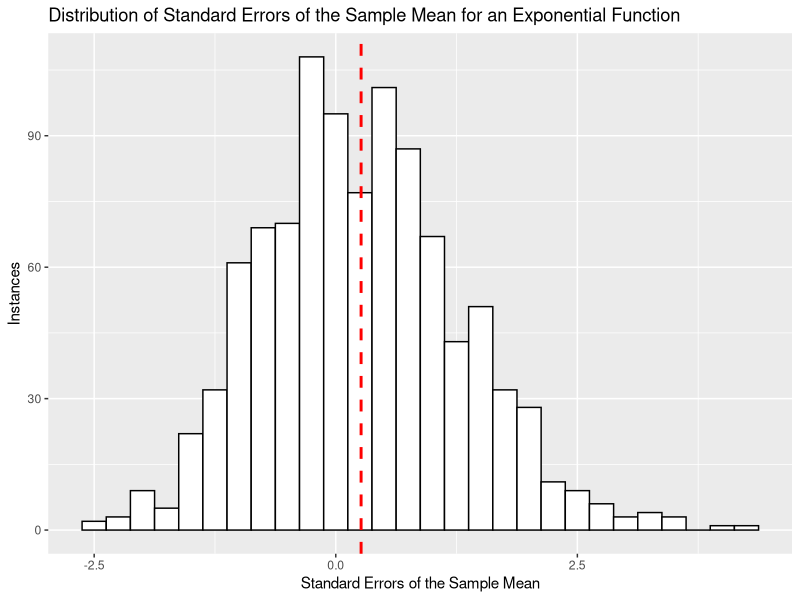

The R script that drew this image:
## This portion of code potentially helps to answer the second of the 
## three questions:

## 2. Show how variable the sample is (via variance) and compare it to
## the theoretical variance of the distribution.

require(ggplot2)

nosim <- 1000
cfunc <- function(x, n) sqrt(n) * ((mean(x) * 0.2) - 1)
x <- c(apply(matrix(sample(rexp(nosim, rate = 0.2),
                           nosim * 40, replace = TRUE), 
                    nosim), 1, cfunc, 40))
df <- data.frame(x)
g <- ggplot(df, aes(x = x))
g <- g + geom_histogram(binwidth = 0.25, colour = "black", fill = "white")
g <- g + geom_vline(aes(xintercept = mean(x, na.rm=T)),
                    color="red", linetype="dashed", size=1)
g <- g + labs(title = paste("Distribution of Standard Errors of",
                            "the Sample Mean for an Exponential Function"),
              x = "Standard Errors of the Sample Mean",
              y = "Instances")
print(g)